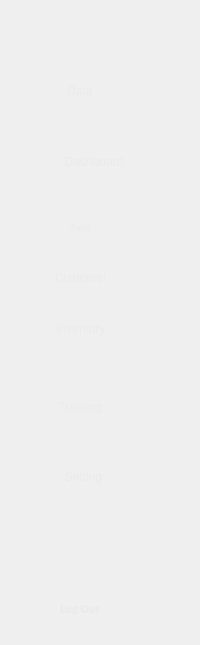
     <widget class="QWidget" name="widget_NameIcon" native="true">
      <property name="styleSheet">
       <string notr="true">#widget_NameIcon{
background-color: rgb(0, 0, 0);
border-radius : 15px;
}

QPushButton{
color: rgb(234, 234, 234);
height : 50px;
width : 50px;
border : none;
border-radius: 10px;
background-color: rgba(255, 255, 255, 0);
padding-left : -40px;
	font: 87 8pt &quot;Lato Black&quot;;
}

</string>
      </property>
      <layout class="QGridLayout" name="gridLayout_5">
       <item row="0" column="0">
        <layout class="QHBoxLayout" name="horizontalLayout_3">
         <property name="rightMargin">
          <number>11</number>
         </property>
         <item>
          <widget class="QLabel" name="label_Bamos_ic_2">
           <property name="minimumSize">
            <size>
             <width>35</width>
             <height>35</height>
            </size>
           </property>
           <property name="maximumSize">
            <size>
             <width>50</width>
             <height>50</height>
            </size>
           </property>
           <property name="styleSheet">
            <string notr="true">background-color: rgba(255, 255, 255, 0)</string>
           </property>
           <property name="text">
            <string/>
           </property>
           <property name="pixmap">
            <pixmap>Icon/coffee-cup_ic.png</pixmap>
           </property>
           <property name="scaledContents">
            <bool>true</bool>
           </property>
          </widget>
         </item>
         <item>
          <widget class="QLabel" name="label_Bamos">
           <property name="font">
            <font>
             <family>Lato</family>
             <pointsize>10</pointsize>
             <weight>75</weight>
             <bold>true</bold>
            </font>
           </property>
           <property name="styleSheet">
            <string notr="true">background-color: rgba(255, 255, 255, 0);
color: rgb(239, 239, 239);</string>
           </property>
           <property name="text">
            <string>Bamos</string>
           </property>
          </widget>
         </item>
        </layout>
       </item>
       <item row="1" column="0">
        <layout class="QVBoxLayout" name="verticalLayout_5">
         <property name="topMargin">
          <number>14</number>
         </property>
         <item>
          <widget class="QPushButton" name="pushButton_Data">
           <property name="styleSheet">
            <string notr="true">QPushButton:hover{
	background-color: rgb(170, 85, 0);
	color: rgb(58, 58, 58);
	font-weight : bold;
}
</string>
           </property>
           <property name="text">
            <string>Data</string>
           </property>
           <property name="icon">
            <iconset>
             <normaloff>Icon/database_ic.png</normaloff>Icon/database_ic.png</iconset>
           </property>
           <property name="checkable">
            <bool>true</bool>
           </property>
           <property name="autoExclusive">
            <bool>true</bool>
           </property>
          </widget>
         </item>
         <item>
          <widget class="QWidget" name="widget_Dashboard_func" native="true">
           <property name="styleSheet">
            <string notr="true">background-color: rgba(255, 255, 255,0);</string>
           </property>
           <layout class="QGridLayout" name="gridLayout_8">
            <property name="leftMargin">
             <number>0</number>
            </property>
            <property name="topMargin">
             <number>15</number>
            </property>
            <property name="rightMargin">
             <number>0</number>
            </property>
            <property name="bottomMargin">
             <number>0</number>
            </property>
            <property name="spacing">
             <number>9</number>
            </property>
            <item row="2" column="0">
             <widget class="QWidget" name="widget_sale_cus_Inv" native="true">
              <property name="styleSheet">
               <string notr="true">QPushButton{
padding-left : 20px;
border : none;
	font: 87 8pt &quot;Lato Black&quot;;
}


QPushButton:hover{
	
	color: rgb(170, 85, 0);
}
</string>
              </property>
              <layout class="QGridLayout" name="gridLayout_9">
               <property name="leftMargin">
                <number>16</number>
               </property>
               <property name="topMargin">
                <number>0</number>
               </property>
               <property name="rightMargin">
                <number>15</number>
               </property>
               <property name="bottomMargin">
                <number>0</number>
               </property>
               <property name="horizontalSpacing">
                <number>9</number>
               </property>
               <property name="verticalSpacing">
                <number>11</number>
               </property>
               <item row="0" column="0">
                <widget class="QWidget" name="widget_icon_in_dashboard" native="true">
                 <property name="styleSheet">
                  <string notr="true">font: 7pt &quot;Lato&quot;;</string>
                 </property>
                 <layout class="QVBoxLayout" name="verticalLayout_2">
                  <property name="spacing">
                   <number>1</number>
                  </property>
                  <property name="topMargin">
                   <number>6</number>
                  </property>
                  <item alignment="Qt::AlignLeft">
                   <widget class="QPushButton" name="pushButton_Sales">
                    <property name="font">
                     <font>
                      <family>Lato</family>
                      <pointsize>7</pointsize>
                      <weight>50</weight>
                      <italic>false</italic>
                      <bold>false</bold>
                     </font>
                    </property>
                    <property name="styleSheet">
                     <string notr="true"/>
                    </property>
                    <property name="text">
                     <string>  Sales  </string>
                    </property>
                    <property name="checkable">
                     <bool>true</bool>
                    </property>
                    <property name="autoExclusive">
                     <bool>false</bool>
                    </property>
                   </widget>
                  </item>
                  <item alignment="Qt::AlignLeft">
                   <widget class="QPushButton" name="pushButton_Customer">
                    <property name="styleSheet">
                     <string notr="true"/>
                    </property>
                    <property name="text">
                     <string>Customer</string>
                    </property>
                    <property name="checkable">
                     <bool>true</bool>
                    </property>
                    <property name="autoExclusive">
                     <bool>false</bool>
                    </property>
                   </widget>
                  </item>
                  <item alignment="Qt::AlignLeft">
                   <widget class="QPushButton" name="pushButton_Inventory">
                    <property name="styleSheet">
                     <string notr="true"/>
                    </property>
                    <property name="text">
                     <string>Inventory</string>
                    </property>
                    <property name="checkable">
                     <bool>true</bool>
                    </property>
                    <property name="autoExclusive">
                     <bool>false</bool>
                    </property>
                   </widget>
                  </item>
                 </layout>
                </widget>
               </item>
              </layout>
             </widget>
            </item>
            <item row="1" column="0">
             <widget class="QPushButton" name="pushButton_Dashboard">
              <property name="styleSheet">
               <string notr="true">QPushButton:hover{
	background-color: rgb(170, 85, 0);
	color: rgb(58, 58, 58);
	font-weight : bold;
}

QPushButton{
padding-left : -12px;
}</string>
              </property>
              <property name="text">
               <string>Dashboard</string>
              </property>
              <property name="icon">
               <iconset>
                <normaloff>Icon/dashboard_ic.png</normaloff>Icon/dashboard_ic.png</iconset>
              </property>
              <property name="checkable">
               <bool>true</bool>
              </property>
              <property name="autoExclusive">
               <bool>false</bool>
              </property>
             </widget>
            </item>
           </layout>
          </widget>
         </item>
         <item>
          <layout class="QVBoxLayout" name="verticalLayout_3">
           <property name="spacing">
            <number>20</number>
           </property>
           <property name="topMargin">
            <number>13</number>
           </property>
           <item>
            <widget class="QPushButton" name="pushButton_Training">
             <property name="styleSheet">
              <string notr="true">QPushButton:hover{
	
background-color: rgb(170, 85, 0);
	color: rgb(58, 58, 58);
	font-weight : bold;
}
</string>
             </property>
             <property name="text">
              <string>Training</string>
             </property>
             <property name="icon">
              <iconset>
               <normaloff>Icon/training_ic.png</normaloff>Icon/training_ic.png</iconset>
             </property>
             <property name="iconSize">
              <size>
               <width>25</width>
               <height>25</height>
              </size>
             </property>
             <property name="checkable">
              <bool>true</bool>
             </property>
             <property name="autoExclusive">
              <bool>true</bool>
             </property>
            </widget>
           </item>
           <item>
            <widget class="QPushButton" name="pushButton_Setting">
             <property name="styleSheet">
              <string notr="true">QPushButton:hover{
	background-color: rgb(170, 85, 0);
	color: rgb(58, 58, 58);
	font-weight : bold;
}
	
</string>
             </property>
             <property name="text">
              <string>  Setting</string>
             </property>
             <property name="icon">
              <iconset>
               <normaloff>Icon/setting_ic.png</normaloff>Icon/setting_ic.png</iconset>
             </property>
             <property name="checkable">
              <bool>true</bool>
             </property>
             <property name="autoExclusive">
              <bool>true</bool>
             </property>
            </widget>
           </item>
          </layout>
         </item>
        </layout>
       </item>
       <item row="2" column="0">
        <spacer name="verticalSpacer_2">
         <property name="orientation">
          <enum>Qt::Vertical</enum>
         </property>
         <property name="sizeHint" stdset="0">
          <size>
           <width>120</width>
           <height>76</height>
          </size>
         </property>
        </spacer>
       </item>
       <item row="3" column="0">
        <widget class="QPushButton" name="pushButton_Logut">
         <property name="font">
          <font>
           <family>Lato Black</family>
           <pointsize>8</pointsize>
           <weight>10</weight>
           <italic>false</italic>
           <bold>false</bold>
          </font>
         </property>
         <property name="styleSheet">
          <string notr="true">QPushButton:hover{
	
	color: rgb(47, 68, 255);
}
</string>
         </property>
         <property name="text">
          <string>Log Out</string>
         </property>
         <property name="icon">
          <iconset>
           <normaloff>Icon/logout_ic.png</normaloff>Icon/logout_ic.png</iconset>
         </property>
         <property name="checkable">
          <bool>true</bool>
         </property>
         <property name="autoExclusive">
          <bool>true</bool>
         </property>
        </widget>
       </item>
      </layout>
     </widget>
